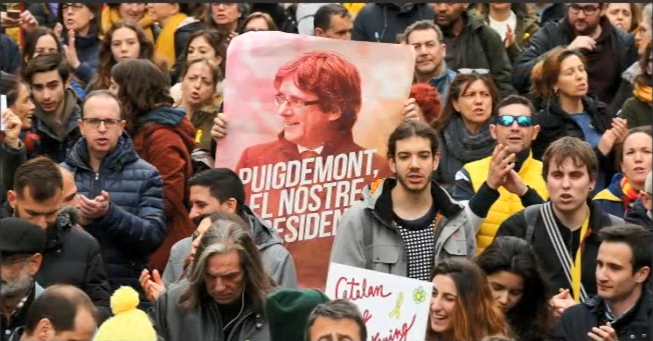
#> input picture haar_cascade/kalabalik.png, 653 x 341 px
$ python frontal_face_resim.py
#> lines starting #> are read from the running program, lines starting #| are printed output that depends on the picture; after the words box and inside, x2 and y2 are one past the last pixel; in counts of white or black regions, pixels touching at a corner belong together
import cv2
import numpy as np

img = cv2.imread('kalabalik.png')
#> img is the input picture: shape (341, 653, 3); mean B, G, R 82.6, 97, 122.9

yuz_casc = cv2.CascadeClassifier('haarcascade_frontalface_default.xml')

griton = cv2.cvtColor(img, cv2.COLOR_BGR2GRAY)
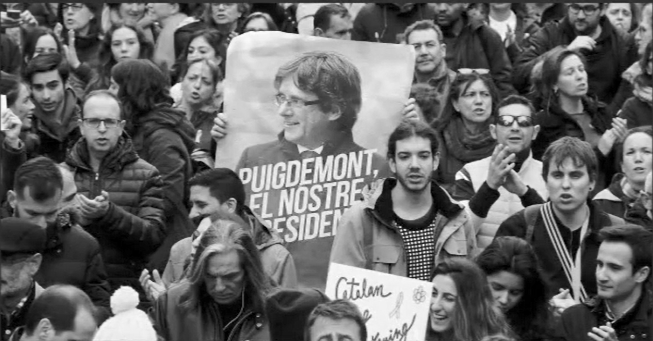
#> griton: shape (341, 653); min 0, max 254, mean 103.1
yuzler = yuz_casc.detectMultiScale(griton, 1.1, 3)
#> yuzler = 15 rows, first 6: [606, 1, 28, 28], [106, 28, 37, 37], [405, 31, 38, 38], [458, 80, 39, 39], [558, 56, 36, 36], [181, 66, 37, 37]

for (x, y, w, h) in yuzler:
    cv2.rectangle(img, (x,y), (x+w, y+h), (0,255,0), 3)
#> this loop made 15 passes
#> (x, y, w, h) on passes 1 to 12: (606, 1, 28, 28), (106, 28, 37, 37), (405, 31, 38, 38), (458, 80, 39, 39), (558, 56, 36, 36), (181, 66, 37, 37), (178, 35, 40, 40), (25, 71, 43, 43), (75, 100, 55, 55), (386, 134, 57, 57), (580, 245, 56, 56), (267, 81, 53, 53)
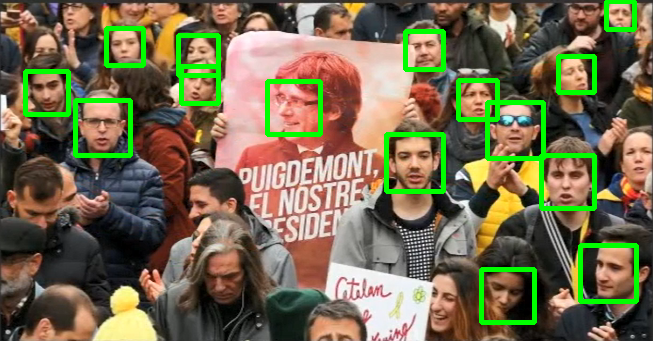
#> img: shape (341, 653, 3); 5.93% of pixels changed, all inside (x1, y1, x2, y2) = (23, 0, 639, 325)

cv2.imshow('yuzler', img)
cv2.waitKey(0)
cv2.destroyAllWindows()

$ run again, with haar_cascade/body.png copied over haar_cascade/kalabalik.png
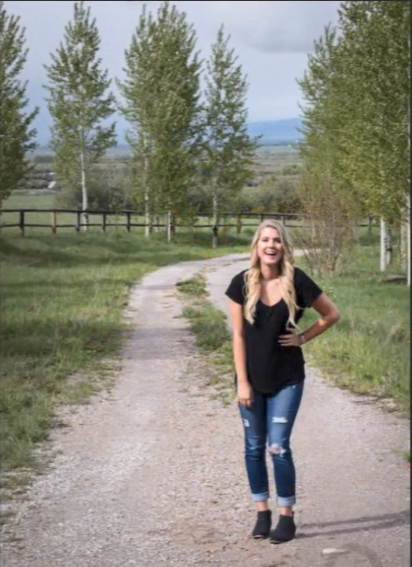
#> input picture haar_cascade/body.png, 412 x 567 px
#> img is the input picture: shape (567, 412, 3); mean B, G, R 125.2, 137.5, 138.8
#> `griton = cv2.cvtColor(img, cv2.COLOR_BGR2GRAY)`:
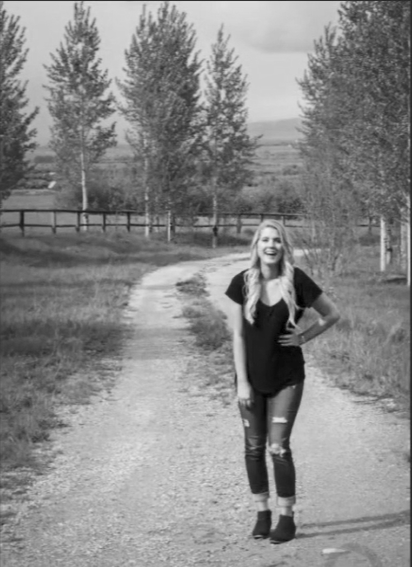
#> griton: shape (567, 412); min 0, max 236, mean 136.5
#> yuzler = [[254, 227, 33, 33]]
#> the loop `for (x, y, w, h) in yuzler:` made 1 pass
#> after the loop `for (x, y, w, h) in yuzler:`:
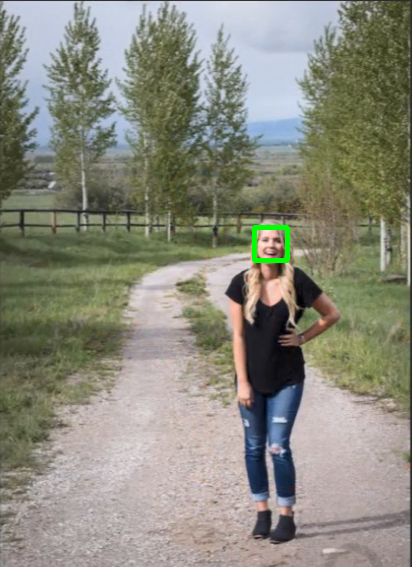
#> img: shape (567, 412, 3); 0.28% of pixels changed, all inside (x1, y1, x2, y2) = (252, 225, 290, 263)

$ run again, with haar_cascade/yuz.png copied over haar_cascade/kalabalik.png
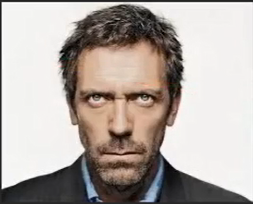
#> input picture haar_cascade/yuz.png, 253 x 204 px
#> img is the input picture: shape (204, 253, 3); mean B, G, R 165.7, 171.1, 179.9
#> `griton = cv2.cvtColor(img, cv2.COLOR_BGR2GRAY)`:
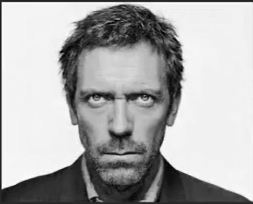
#> griton: shape (204, 253); min 0, max 255, mean 173.1
#> yuzler = [[61, 51, 119, 119]]
#> the loop `for (x, y, w, h) in yuzler:` made 1 pass
#> after the loop `for (x, y, w, h) in yuzler:`:
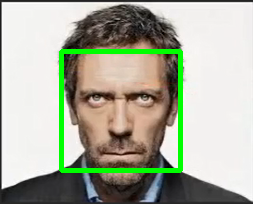
#> img: shape (204, 253, 3); 4.59% of pixels changed, all inside (x1, y1, x2, y2) = (59, 49, 183, 173)

$ run again, with haar_cascade/yuz2.png copied over haar_cascade/kalabalik.png
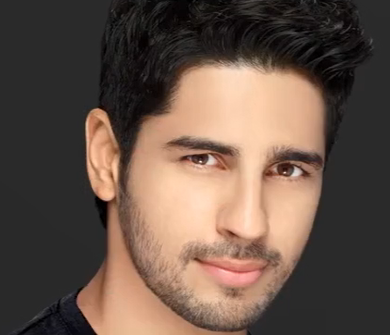
#> input picture haar_cascade/yuz2.png, 390 x 335 px
#> img is the input picture: shape (335, 390, 3); mean B, G, R 72.7, 83.7, 102.9
#> `griton = cv2.cvtColor(img, cv2.COLOR_BGR2GRAY)`:
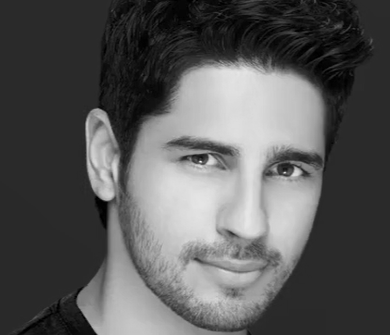
#> griton: shape (335, 390); min 0, max 243, mean 88.2
#> yuzler = [[81, 155, 42, 42], [130, 75, 228, 228]]
#> the loop `for (x, y, w, h) in yuzler:` made 2 passes
#> after the loop `for (x, y, w, h) in yuzler:`:
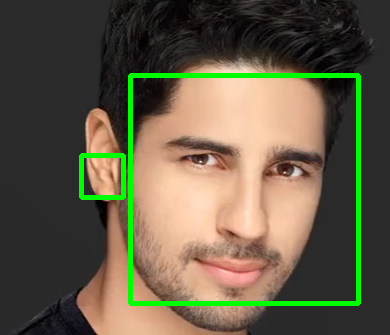
#> img: shape (335, 390, 3); 4.11% of pixels changed, all inside (x1, y1, x2, y2) = (79, 73, 361, 306)
